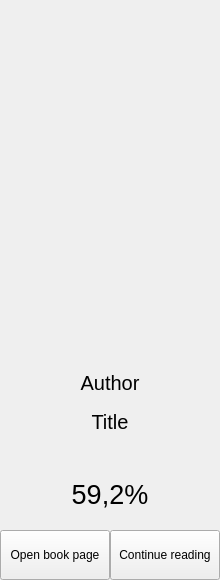
<?xml version="1.0" encoding="UTF-8"?>
<ui version="4.0">
 <class>BookWidget</class>
 <widget class="QWidget" name="BookWidget">
  <property name="geometry">
   <rect>
    <x>0</x>
    <y>0</y>
    <width>220</width>
    <height>580</height>
   </rect>
  </property>
  <property name="sizePolicy">
   <sizepolicy hsizetype="Preferred" vsizetype="Expanding">
    <horstretch>0</horstretch>
    <verstretch>0</verstretch>
   </sizepolicy>
  </property>
  <property name="minimumSize">
   <size>
    <width>220</width>
    <height>0</height>
   </size>
  </property>
  <property name="maximumSize">
   <size>
    <width>220</width>
    <height>16777215</height>
   </size>
  </property>
  <property name="windowTitle">
   <string>Form</string>
  </property>
  <layout class="QVBoxLayout" name="verticalLayout_4">
   <property name="spacing">
    <number>0</number>
   </property>
   <property name="leftMargin">
    <number>0</number>
   </property>
   <property name="topMargin">
    <number>0</number>
   </property>
   <property name="rightMargin">
    <number>0</number>
   </property>
   <property name="bottomMargin">
    <number>0</number>
   </property>
   <item>
    <widget class="QWidget" name="LastBookLayout" native="true">
     <layout class="QVBoxLayout" name="verticalLayout" stretch="1,0">
      <property name="spacing">
       <number>0</number>
      </property>
      <property name="sizeConstraint">
       <enum>QLayout::SetNoConstraint</enum>
      </property>
      <property name="leftMargin">
       <number>0</number>
      </property>
      <property name="topMargin">
       <number>0</number>
      </property>
      <property name="rightMargin">
       <number>0</number>
      </property>
      <property name="bottomMargin">
       <number>0</number>
      </property>
      <item>
       <widget class="QLabel" name="ImageLabel">
        <property name="sizePolicy">
         <sizepolicy hsizetype="Expanding" vsizetype="Expanding">
          <horstretch>0</horstretch>
          <verstretch>0</verstretch>
         </sizepolicy>
        </property>
        <property name="maximumSize">
         <size>
          <width>220</width>
          <height>16777215</height>
         </size>
        </property>
        <property name="text">
         <string notr="true"/>
        </property>
        <property name="alignment">
         <set>Qt::AlignHCenter|Qt::AlignTop</set>
        </property>
       </widget>
      </item>
      <item>
       <layout class="QVBoxLayout" name="verticalLayout_3" stretch="1,0,0,0,1,0,0,0">
        <property name="spacing">
         <number>5</number>
        </property>
        <property name="sizeConstraint">
         <enum>QLayout::SetNoConstraint</enum>
        </property>
        <property name="bottomMargin">
         <number>0</number>
        </property>
        <item>
         <spacer name="verticalSpacer">
          <property name="orientation">
           <enum>Qt::Vertical</enum>
          </property>
          <property name="sizeType">
           <enum>QSizePolicy::Expanding</enum>
          </property>
          <property name="sizeHint" stdset="0">
           <size>
            <width>20</width>
            <height>40</height>
           </size>
          </property>
         </spacer>
        </item>
        <item>
         <widget class="QLabel" name="Author">
          <property name="sizePolicy">
           <sizepolicy hsizetype="Preferred" vsizetype="Preferred">
            <horstretch>0</horstretch>
            <verstretch>0</verstretch>
           </sizepolicy>
          </property>
          <property name="font">
           <font>
            <pointsize>15</pointsize>
           </font>
          </property>
          <property name="text">
           <string notr="true">Author</string>
          </property>
          <property name="alignment">
           <set>Qt::AlignCenter</set>
          </property>
          <property name="wordWrap">
           <bool>true</bool>
          </property>
         </widget>
        </item>
        <item>
         <spacer name="verticalSpacer_2">
          <property name="orientation">
           <enum>Qt::Vertical</enum>
          </property>
          <property name="sizeType">
           <enum>QSizePolicy::Expanding</enum>
          </property>
          <property name="sizeHint" stdset="0">
           <size>
            <width>20</width>
            <height>10</height>
           </size>
          </property>
         </spacer>
        </item>
        <item>
         <widget class="QLabel" name="Title">
          <property name="sizePolicy">
           <sizepolicy hsizetype="Preferred" vsizetype="Preferred">
            <horstretch>0</horstretch>
            <verstretch>0</verstretch>
           </sizepolicy>
          </property>
          <property name="font">
           <font>
            <pointsize>15</pointsize>
           </font>
          </property>
          <property name="text">
           <string notr="true">Title</string>
          </property>
          <property name="alignment">
           <set>Qt::AlignCenter</set>
          </property>
          <property name="wordWrap">
           <bool>true</bool>
          </property>
         </widget>
        </item>
        <item>
         <spacer name="verticalSpacer_3">
          <property name="orientation">
           <enum>Qt::Vertical</enum>
          </property>
          <property name="sizeType">
           <enum>QSizePolicy::Expanding</enum>
          </property>
          <property name="sizeHint" stdset="0">
           <size>
            <width>20</width>
            <height>40</height>
           </size>
          </property>
         </spacer>
        </item>
        <item>
         <widget class="QLabel" name="BookProgress">
          <property name="sizePolicy">
           <sizepolicy hsizetype="Preferred" vsizetype="Fixed">
            <horstretch>0</horstretch>
            <verstretch>0</verstretch>
           </sizepolicy>
          </property>
          <property name="font">
           <font>
            <pointsize>20</pointsize>
           </font>
          </property>
          <property name="text">
           <string notr="true">59,2%</string>
          </property>
          <property name="alignment">
           <set>Qt::AlignCenter</set>
          </property>
         </widget>
        </item>
        <item>
         <spacer name="verticalSpacer_4">
          <property name="orientation">
           <enum>Qt::Vertical</enum>
          </property>
          <property name="sizeType">
           <enum>QSizePolicy::Fixed</enum>
          </property>
          <property name="sizeHint" stdset="0">
           <size>
            <width>20</width>
            <height>15</height>
           </size>
          </property>
         </spacer>
        </item>
        <item>
         <layout class="QHBoxLayout" name="horizontalLayout_2">
          <property name="spacing">
           <number>0</number>
          </property>
          <property name="rightMargin">
           <number>0</number>
          </property>
          <item>
           <widget class="QPushButton" name="PageButton">
            <property name="sizePolicy">
             <sizepolicy hsizetype="Minimum" vsizetype="Expanding">
              <horstretch>0</horstretch>
              <verstretch>0</verstretch>
             </sizepolicy>
            </property>
            <property name="minimumSize">
             <size>
              <width>0</width>
              <height>50</height>
             </size>
            </property>
            <property name="maximumSize">
             <size>
              <width>16777215</width>
              <height>50</height>
             </size>
            </property>
            <property name="text">
             <string>Open book page</string>
            </property>
           </widget>
          </item>
          <item>
           <widget class="QPushButton" name="ReadButton">
            <property name="sizePolicy">
             <sizepolicy hsizetype="Minimum" vsizetype="Expanding">
              <horstretch>0</horstretch>
              <verstretch>0</verstretch>
             </sizepolicy>
            </property>
            <property name="minimumSize">
             <size>
              <width>100</width>
              <height>50</height>
             </size>
            </property>
            <property name="maximumSize">
             <size>
              <width>16777215</width>
              <height>50</height>
             </size>
            </property>
            <property name="text">
             <string>Continue reading</string>
            </property>
           </widget>
          </item>
         </layout>
        </item>
       </layout>
      </item>
     </layout>
     <zorder>ImageLabel</zorder>
    </widget>
   </item>
  </layout>
 </widget>
 <resources/>
 <connections/>
</ui>
